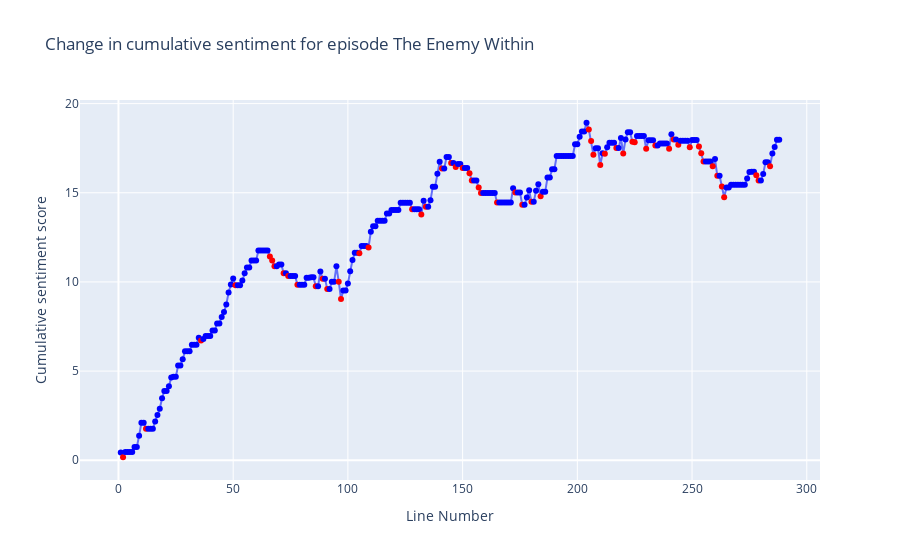

The notebook cell this image was saved under:
### Code cell
# import plotly.graph_objects as go

# Select the specific episode you want to analyze (e.g., Episode 5)
episode_to_analyze = 5
selected_episode = series_lines_clean_df.loc[episode_to_analyze, 'episode']
episode_title = series_lines_clean_df.loc[episode_to_analyze, 'Title']

# Apply sentiment analysis and accumulate the sentiment scores for the selected episode
cumulative_sentiment = []
color_list = []
point_text = []

for i, line in enumerate(selected_episode.split('\n')):
    line = line.strip()
    if line:
        sentiment_score = calculate_sentiment(line)
        if cumulative_sentiment:
            sentiment_score += cumulative_sentiment[-1]
        cumulative_sentiment.append(sentiment_score)
        
        # Color dot red if sentiment drops from previous value
        if i > 0 and sentiment_score < cumulative_sentiment[i - 1]:
            color_list.append('red')
        else:
            color_list.append('blue')

        # Add the cumulative sentiment as text for the point
        point_text.append(f'Line Number: {i + 1}<br>Cumulative Sentiment: {cumulative_sentiment[-1]:.2f}')


# Plot the change in sentiment for the selected episode using Plotly
fig = go.Figure()

fig.add_trace(go.Scatter(x=list(range(1, len(cumulative_sentiment) + 1)),
                         y=cumulative_sentiment,
                         mode='lines+markers',
                         marker=dict(color=color_list),
                         text=point_text, 
                         hoverinfo='text'
                         ))

fig.update_layout(title=f'Change in cumulative sentiment for episode {episode_title}',
                  xaxis_title='Line Number',
                  yaxis_title='Cumulative sentiment score',
                  showlegend=False)

fig.show()

### Figure 1 — Plotly figure (JSON) as saved in the notebook; plotly's stock layout.template omitted (floating-point values rounded to 4 significant figures; data arrays with more than 128 entries replaced by an {"elided": "..."} marker saying what was removed)
{"data": [{"hoverinfo": "text", "marker": {"color": {"elided": "288 str values"}}, "mode": "lines+markers", "text": {"elided": "288 str values"}, "type": "scatter", "x": {"elided": "288 int values"}, "y": {"elided": "288 float values"}}], "layout": {"showlegend": false, "title": {"text": "Change in cumulative sentiment for episode The Enemy Within"}, "xaxis": {"title": {"text": "Line Number"}}, "yaxis": {"title": {"text": "Cumulative sentiment score"}}}}
